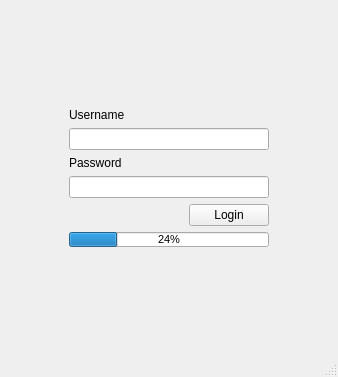
<?xml version="1.0" encoding="UTF-8"?>
<ui version="4.0">
 <class>LoginWindow</class>
 <widget class="QMainWindow" name="LoginWindow">
  <property name="geometry">
   <rect>
    <x>0</x>
    <y>0</y>
    <width>338</width>
    <height>377</height>
   </rect>
  </property>
  <property name="windowTitle">
   <string>Login</string>
  </property>
  <widget class="QWidget" name="centralwidget">
   <layout class="QVBoxLayout" name="verticalLayout_2">
    <item>
     <spacer name="verticalSpacer">
      <property name="orientation">
       <enum>Qt::Vertical</enum>
      </property>
      <property name="sizeHint" stdset="0">
       <size>
        <width>20</width>
        <height>40</height>
       </size>
      </property>
     </spacer>
    </item>
    <item>
     <layout class="QHBoxLayout" name="horizontalLayout">
      <item>
       <spacer name="horizontalSpacer">
        <property name="orientation">
         <enum>Qt::Horizontal</enum>
        </property>
        <property name="sizeHint" stdset="0">
         <size>
          <width>40</width>
          <height>20</height>
         </size>
        </property>
       </spacer>
      </item>
      <item>
       <layout class="QVBoxLayout" name="verticalLayout">
        <item>
         <widget class="QLabel" name="label">
          <property name="text">
           <string>Username</string>
          </property>
         </widget>
        </item>
        <item>
         <widget class="QLineEdit" name="lineEdit">
          <property name="sizePolicy">
           <sizepolicy hsizetype="Fixed" vsizetype="Fixed">
            <horstretch>0</horstretch>
            <verstretch>0</verstretch>
           </sizepolicy>
          </property>
          <property name="minimumSize">
           <size>
            <width>200</width>
            <height>0</height>
           </size>
          </property>
          <property name="maximumSize">
           <size>
            <width>200</width>
            <height>400</height>
           </size>
          </property>
         </widget>
        </item>
        <item>
         <widget class="QLabel" name="label_2">
          <property name="text">
           <string>Password</string>
          </property>
         </widget>
        </item>
        <item>
         <widget class="QLineEdit" name="lineEdit_2"/>
        </item>
        <item>
         <layout class="QHBoxLayout" name="horizontalLayout_2">
          <item>
           <spacer name="horizontalSpacer_3">
            <property name="orientation">
             <enum>Qt::Horizontal</enum>
            </property>
            <property name="sizeHint" stdset="0">
             <size>
              <width>40</width>
              <height>20</height>
             </size>
            </property>
           </spacer>
          </item>
          <item>
           <widget class="QPushButton" name="pushButton">
            <property name="text">
             <string>Login</string>
            </property>
           </widget>
          </item>
         </layout>
        </item>
        <item>
         <widget class="QProgressBar" name="progressBar">
          <property name="maximumSize">
           <size>
            <width>16777215</width>
            <height>15</height>
           </size>
          </property>
          <property name="font">
           <font>
            <pointsize>8</pointsize>
           </font>
          </property>
          <property name="value">
           <number>24</number>
          </property>
         </widget>
        </item>
       </layout>
      </item>
      <item>
       <spacer name="horizontalSpacer_2">
        <property name="orientation">
         <enum>Qt::Horizontal</enum>
        </property>
        <property name="sizeHint" stdset="0">
         <size>
          <width>40</width>
          <height>20</height>
         </size>
        </property>
       </spacer>
      </item>
     </layout>
    </item>
    <item>
     <spacer name="verticalSpacer_2">
      <property name="orientation">
       <enum>Qt::Vertical</enum>
      </property>
      <property name="sizeHint" stdset="0">
       <size>
        <width>20</width>
        <height>40</height>
       </size>
      </property>
     </spacer>
    </item>
   </layout>
  </widget>
  <widget class="QMenuBar" name="menubar">
   <property name="geometry">
    <rect>
     <x>0</x>
     <y>0</y>
     <width>338</width>
     <height>23</height>
    </rect>
   </property>
  </widget>
  <widget class="QStatusBar" name="statusbar"/>
 </widget>
 <resources/>
 <connections/>
</ui>
